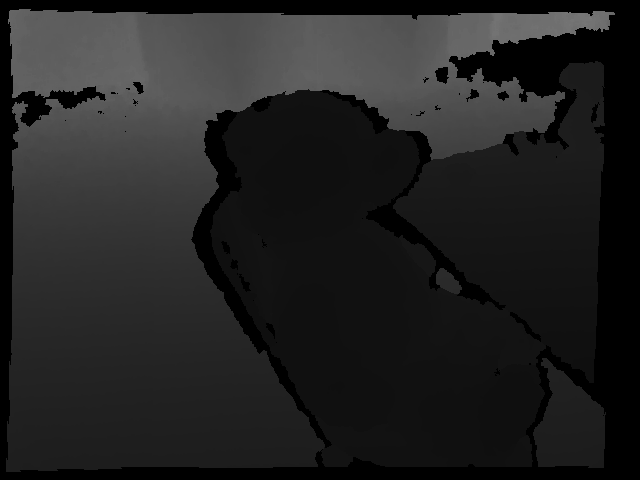
#> input picture samples/tum/depth/1341848018.733907.png, 640 x 480 px, given in place of 3.png, which was not available
$ python paper_pipeline.py --icl 5
#> lines starting #> are read from the running program, lines starting #| are printed output that depends on the picture; after the words box and inside, x2 and y2 are one past the last pixel; in counts of white or black regions, pixels touching at a corner belong together
### src/data.py
"""
Read-only dataset access.

Depth convention in all of src/: float32 metres, NaN = no measurement.
On disk both datasets store uint16 PNGs where value / 5000 = metres and 0 = missing.

Datasets
--------
- ICL-NUIM living room kt0 (synthetic):
    lr_kt0_noisy/depth/<i>.png       filter input
    lr_kt0_noisefree/depth/<i>.png   ground truth (same camera, same frame index i)
- TUM fr3 long_office_household (real Asus Xtion, a Kinect-type sensor): no ground-truth depth exists.

Contents
--------
    png_to_m        uint16 PNG values -> metres with NaN for missing
    valid           mask of measured pixels
    icl_noisy       ICL input frame i
    icl_gt          ICL ground-truth frame i
    tum_depth       TUM depth frame i (in depth.txt order)
    tum_n_frames    number of TUM depth frames
    gate            treat depth below a minimum as missing
"""
import os

import cv2
import numpy as np


# ---------------------------------------------------------------------------
# Paths and constants
# ---------------------------------------------------------------------------

ROOT = os.path.dirname(os.path.dirname(os.path.abspath(__file__)))
OUTPUTS = os.path.join(ROOT, "cache")   # restored frames (regenerable)
DATA_ROOT = os.environ.get("KINECT_DATA") or os.path.join(ROOT, "datasets")   # folder holding "ICL NUIM" and "RGB TUM" (default: datasets/)

ICL_NOISY = os.path.join(DATA_ROOT, "ICL NUIM", "lr_kt0_noisy", "depth")
ICL_CLEAN = os.path.join(DATA_ROOT, "ICL NUIM", "lr_kt0_noisefree", "depth")
TUM_DIR = os.environ.get("TUM_DIR") or os.path.join(DATA_ROOT, "RGB TUM", "rgbd_dataset_freiburg3_long_office_household")

DEPTH_SCALE = 5000.0  # PNG value per metre
ICL_N_FRAMES = 1509


# ---------------------------------------------------------------------------
# Conversion
# ---------------------------------------------------------------------------

def png_to_m(u16):
    """uint16 PNG values -> float32 metres; 0 becomes NaN."""
    d = u16.astype(np.float32) / np.float32(DEPTH_SCALE)
    d[u16 == 0] = np.nan
    return d


def valid(depth):
    """True where a depth value exists (finite and > 0)."""
    return np.isfinite(depth) & (depth > 0)


def _read(path):
    im = cv2.imread(path, cv2.IMREAD_UNCHANGED)

    if im is None or im.dtype != np.uint16:
        raise IOError(f"cannot read 16-bit depth PNG: {path}")

    return im


# ---------------------------------------------------------------------------
# ICL-NUIM
# ---------------------------------------------------------------------------

def icl_noisy(i):
    return png_to_m(_read(os.path.join(ICL_NOISY, f"{i}.png")))


def icl_gt(i):
    return png_to_m(_read(os.path.join(ICL_CLEAN, f"{i}.png")))


# ---------------------------------------------------------------------------
# TUM
# ---------------------------------------------------------------------------

_TUM = None  # cached list of depth file names, filled on first use


# [19 lines left out: functions _tum_list, tum_depth, not called in this run]


def tum_n_frames():
    return len(_tum_list())


# ---------------------------------------------------------------------------
# Input conditioning
# ---------------------------------------------------------------------------

# [11 lines left out: function gate, not called in this run]

### src/paper_pipeline.py
r"""
The paper pipeline: Fu et al., "Kinect-Like Depth Denoising", ISCAS 2012.

One implementation of the two earlier versions in experiments/earlier_paper_implementations/ (pipeline_v2.py and
pipeline_paper_kt.py). The only open question between them, how the hole's own frame (the i = 0 term of Eq. 7) takes part in the prediction, is the `center` switch.

    frames t-M .. t+M        float32 metres, NaN = hole
      |  0. gate             closer than 0.4 m = hole
      |  1. padding          small holes <- mean of the measured neighbours ("roughly padded", Fig. 4);
      |                      large voids (>= min_void px) are out-of-range holes and stay holes (Sec. III-A)
      |  2. block matching   per pixel and per neighbouring frame: the shift whose block has the minimum MSE
      |                      against the available (measured) pixels of the current block; searched blocks are padded
      |  3. hole prediction  Eq. (7)-(9): I_t(x, y) = sum_i w_i I_t+i(x + dx_i, y + dy_i) / sum_i w_i,
      |                      w_i = exp(-MSE_i^2 / 2 sigma_mse^2)
      |  4. ST-DNBL          Eq. (12), (14): bilateral filter over (2r + 1) motion-compensated k x k windows whose
      v                      range term is divided by the noise variance Theta(I(p)) = (noise_c * I(p)^2)^2
    restored frame t

The i = 0 term (center=...):
    paper     as written: i runs over [-m, m], so the current frame is searched too. There the block itself matches
              with MSE 0, so the hole gets its padded spatial mean with the largest weight of all terms.
    exclude   pipeline_paper_kt.py: skip i = 0, because the DNBL averages over space again. Holes that no other frame
              can predict keep the padded value.
    nonlocal  pipeline_v2.py: search the current frame but not at zero shift (non-local self-similarity); only
              measured centre values count. Holes nothing predicts keep the padded value.

Two readings that both implementations already share and are kept here:
    - Eq. (7) divides by 2m + 1, not by sum_i w_i; with w_i < 1 that would pull every hole toward 0, so the
      weighted average is normalised by sum_i w_i (the 1 / 2 pi sigma^2 of Eq. 9 then cancels).
    - Eq. (9) applies the Gaussian to the MSE itself, so the weight is exp(-MSE^2 / 2 sigma^2), sigma_mse in m^2.

Usage
-----
    .venv\Scripts\python.exe src\paper_pipeline.py --icl 775 --center paper
    .venv\Scripts\python.exe src\paper_pipeline.py --icl 775 --center all       (compares the three readings)

    from paper_pipeline import restore
    out = restore(frames, index, center="paper")      # dict of every stage, out["restored"] is the result
"""
import argparse
import os

import cv2
import numpy as np

import data as D

DEFAULTS = {             # k, sigma_r, sigma_mse tuned on ICL frames 600-1400 (every 100th), MAE 20.7 mm
    "gate": 0.4,          # m: closer = hole
    "m": 2,               # frames on each side for hole prediction (Eq. 7)
    "r": 1,               # frames on each side for the ST-DNBL (Eq. 14)
    "k": 9,               # block / window size (px)
    "search": 6,          # block-matching search radius (px)
    "min_void": 100,      # px: holes this large are out-of-range voids and are not filled
    "min_overlap": 0.25,  # fraction of a block that must be comparable for a match to count
    "sigma_mse": 1e-4,    # m^2: weight of a match, Eq. (8)-(9)
    "sigma_s": 2.0,       # px: spatial Gaussian of the DNBL
    "sigma_r": 16.0,      # range Gaussian in units of the noise std (16 * 2 mm = 3.2 cm at 1 m)
    "noise_c": 0.002,     # noise std at 1 m (m); Theta(z) = (noise_c * z^2)^2
    "center": "paper",    # paper | exclude | nonlocal: the i = 0 term of Eq. (7)
}
CENTERS = ("paper", "exclude", "nonlocal")


def has_value(depth):
    return np.isfinite(depth) & (depth > 0)


# [205 lines left out: functions gate, pad, _shifts, match, predict_holes, dnbl and 1 more, not called in this run]


def window(n_frames, index, p=None):
    """First and last+1 frame index restore() needs around `index`."""
    p = p or DEFAULTS
    half = max(p["m"], p["r"])
    return max(0, index - half), min(n_frames, index + half + 1)


# ---------------------------------------------------------------------------
# Command line: one ICL frame, error against the true depth
# ---------------------------------------------------------------------------

def _mm(a, gt, mask):
    m = mask & has_value(a) & has_value(gt)
    return 1000 * float(np.mean(np.abs(a[m] - gt[m]))) if m.any() else float("nan")


def main():
    ap = argparse.ArgumentParser(description="Fu et al. 2012: hole prediction + spatial-temporal DNBL")
    ap.add_argument("--icl", type=int, required=True, help="ICL-NUIM noisy frame index")
    ap.add_argument("--center", default="paper", choices=CENTERS + ("all",))
    for name in ("m", "r", "k", "search"):
        ap.add_argument("--" + name, type=int, default=DEFAULTS[name])
    for name in ("sigma_mse", "sigma_s", "sigma_r", "noise_c"):
        ap.add_argument("--" + name.replace("_", "-"), dest=name, type=float, default=DEFAULTS[name])
    a = ap.parse_args()

    params = {n: getattr(a, n) for n in ("m", "r", "k", "search", "sigma_mse", "sigma_s", "sigma_r", "noise_c")}
    lo, hi = window(D.ICL_N_FRAMES, a.icl, params)
    frames = [D.icl_noisy(i) for i in range(lo, hi)]
#> in _read, im is the input picture: shape (480, 640) uint16; min 0, max 30730, mean 8830.2
#> in png_to_m, `d = u16.astype(np.float32) / np.float32(DEPTH_SCALE)`:
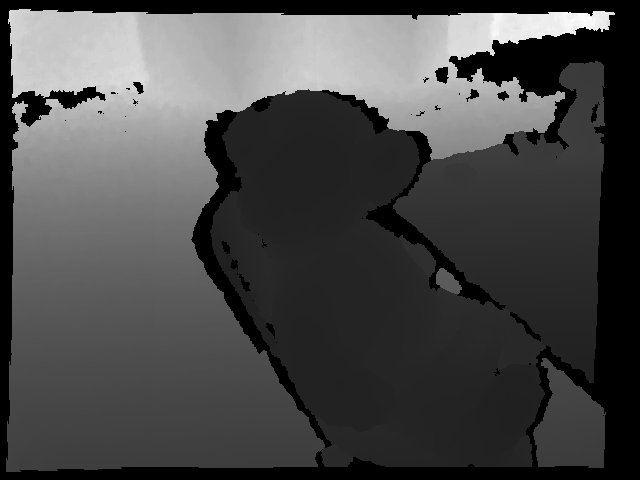
#> d: shape (480, 640) float32; min 0, max 6.15, mean 1.77; drawn with min black and max white
#> in png_to_m, `d[u16 == 0] = np.nan`: d: shape (480, 640) float32; 19.3% of pixels changed, all inside (x1, y1, x2, y2) = (0, 0, 640, 480)
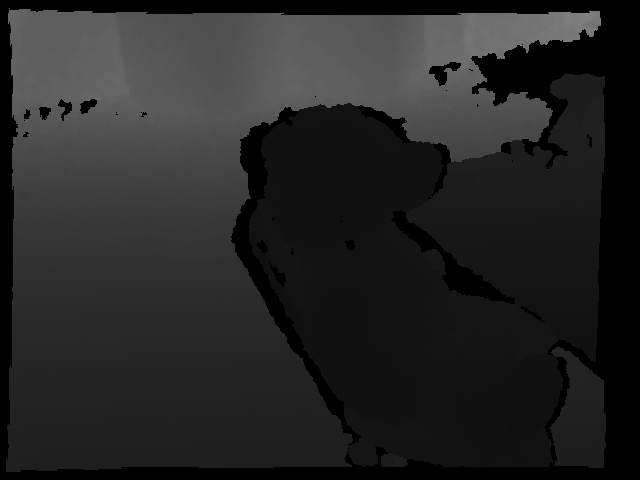
#> input picture samples/tum/depth/1341848019.130828.png, 640 x 480 px, given in place of 4.png, which was not available
#> in _read, im is the input picture: shape (480, 640) uint16; min 0, max 33110, mean 9744
#> in png_to_m (call 2), `d = u16.astype(np.float32) / np.float32(DEPTH_SCALE)`:
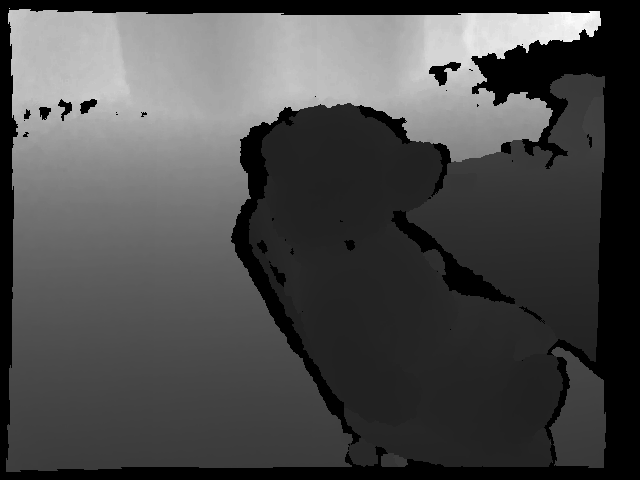
#> d: shape (480, 640) float32; min 0, max 6.62, mean 1.95; drawn with min black and max white
    gt = D.icl_gt(a.icl)

    print(f"frame {a.icl}: input error {_mm(frames[a.icl - lo], gt, np.ones_like(gt, bool)):.2f} mm")
    for center in (CENTERS if a.center == "all" else (a.center,)):
        out = restore(frames, a.icl - lo, center=center, **params)
        holes = ~has_value(out["gated"])
        print(f"  center={center:8s}  restored {_mm(out['restored'], gt, np.ones_like(gt, bool)):6.2f} mm"
              f" | at holes: predicted {_mm(out['filled'], gt, holes):6.2f} mm, restored "
              f"{_mm(out['restored'], gt, holes):6.2f} mm | still missing "
              f"{100 * float((~has_value(out['restored'])).mean()):.2f} %")


if __name__ == "__main__":
#> (the run stopped early here; a loop or call above may not have finished)
